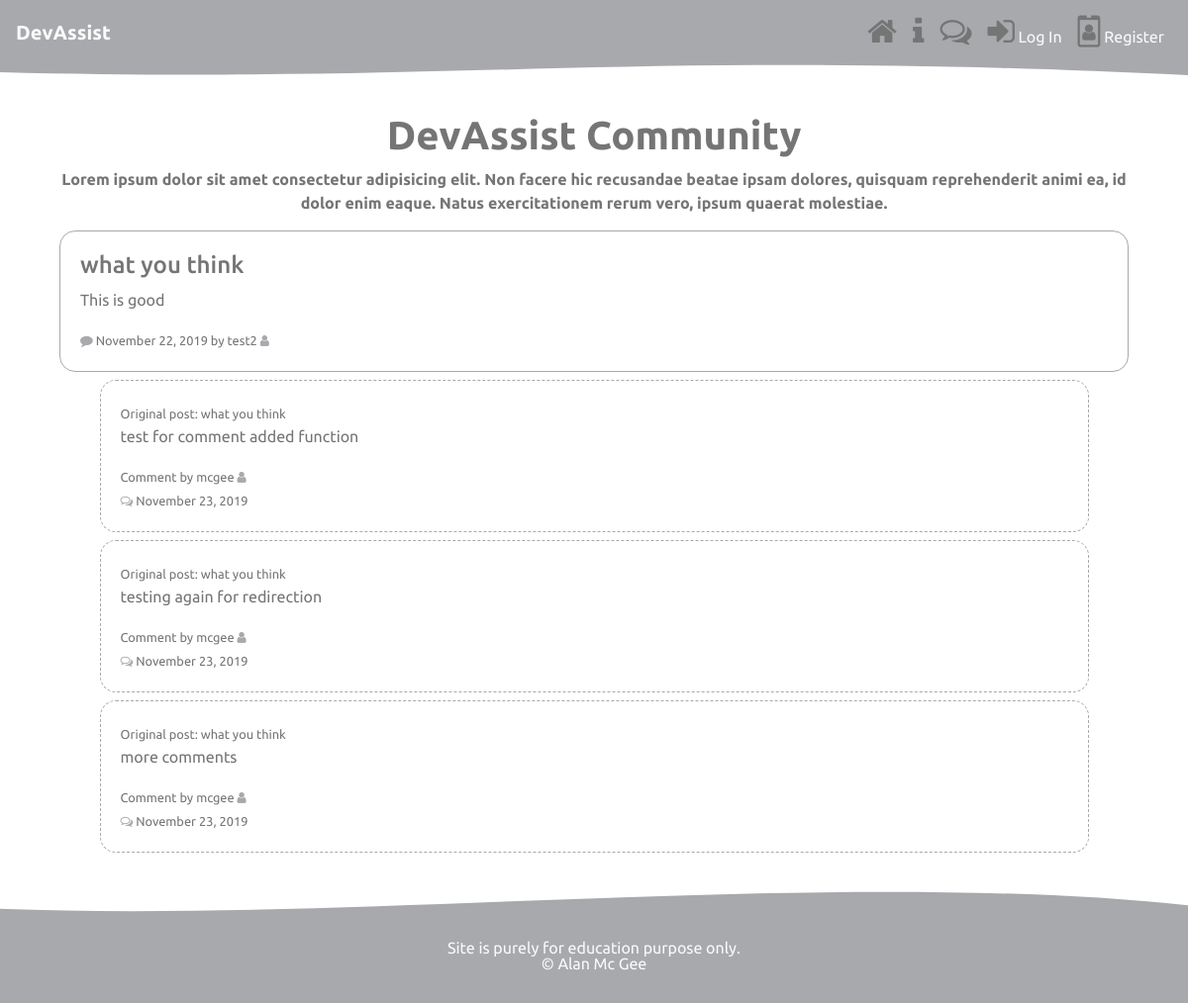
Page /community/query/16/ on the earlier database version.
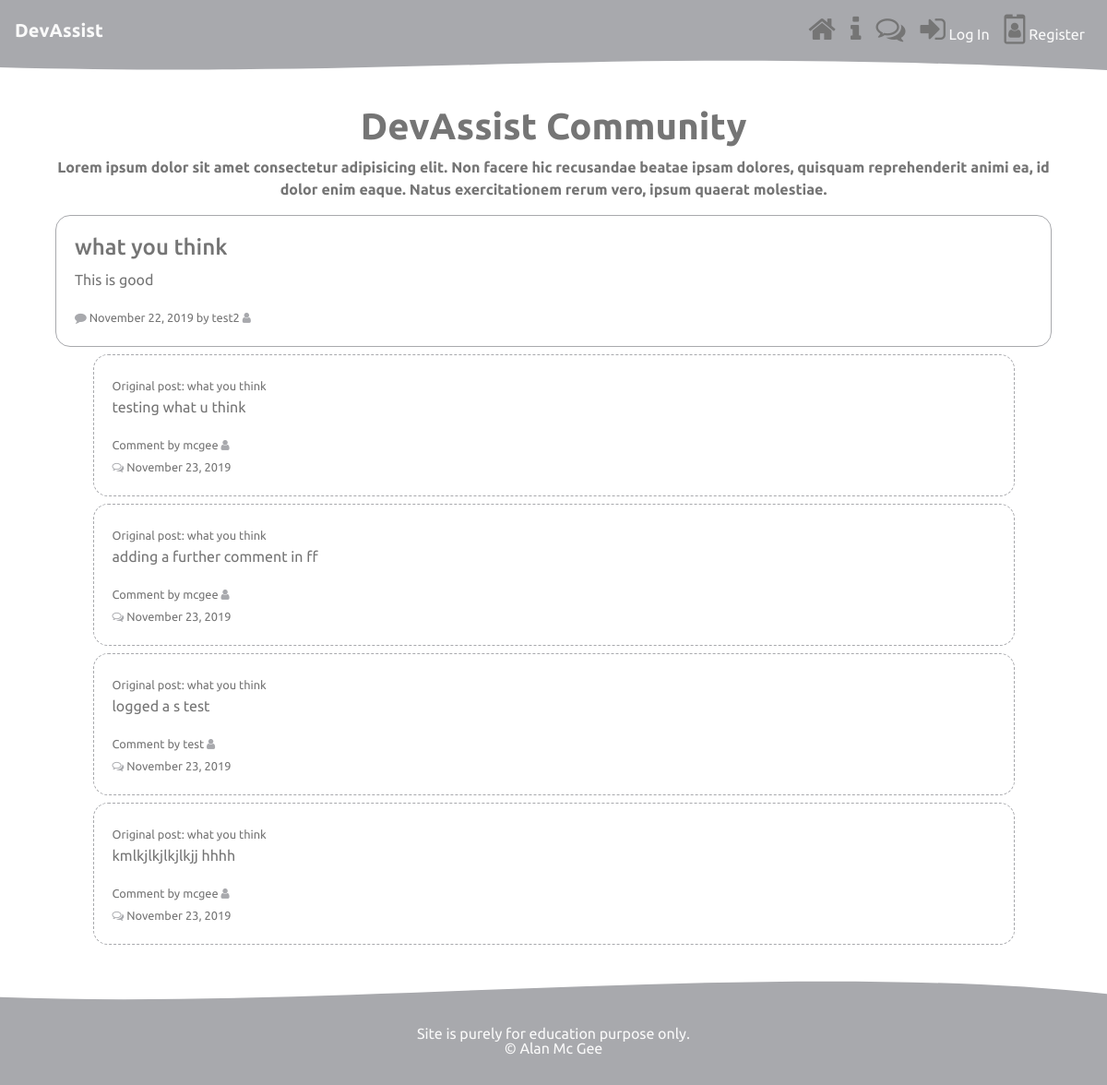
Same page on the later database version.
### forum/models.py (models this page shows, shortened)
class Post(models.Model):
    title = models.CharField(max_length=100)
    content = models.TextField()
    date_posted = models.DateTimeField(default=timezone.now)
    author = models.ForeignKey(User, null=True, on_delete=models.CASCADE) # cascade -  when user is deleted remove all posts
    class Meta:
        ordering = ("-date_posted", )
    def __str__(self):
        return self.title # will return the title in the shell view

class Comment(models.Model):
    title = models.CharField(max_length=100, default=1)
    content = models.TextField(max_length=1500, null=True)
    date_posted = models.DateTimeField(default=timezone.now)
    query = models.ForeignKey(Post, null=True, on_delete=models.CASCADE)
    comment_by = models.ForeignKey(User, on_delete=models.CASCADE)
    comment_date = models.DateTimeField(auto_now_add=True)

### forum/views.py (the view, shortened to what this page needs)
# urls.py: path('query/<int:pk>/', views.query_detail, name='post-detail'),
def query_detail(request, pk):
    query_detail = get_object_or_404(Post, pk=pk)
    user = request.user
    comment_form = CommentForm()
    comments = Comment.objects.filter(query_id = pk )
    context = {
        "post": query_detail,
        "comments":comments,
        "form": comment_form
    }
    return render(request, "forum/post_detail.html", context)

### forum/templates/forum/post_detail.html (shortened to what this page needs)
{% extends "base.html" %}
{% load crispy_forms_tags %}
{% block content %}
{% include 'forum/includes/intro.html' %}
<div class="container">
  <div class="col mb-2">
    <div class="card query-card">
      <div class="card-body query">
        <h4><a class="article-title" href="{% url 'post-detail' post.pk %}">{{ post.title }}</a></h4>
        <p>{{ post.content }}</p>
        <small><i class="fa fa-comment" aria-hidden="true"></i>
          {{ post.date_posted|date:"F d, Y" }} by {{ post.author}} <i class="fa fa-user" aria-hidden="true"></i>
        </small>
      </div>
    </div>
  </div>
</div>
<div class="container">
  {% for comment in comments %}
  <div class="row">
    <div class="col mb-2">
      <div class="card comment-card">
        <div class="card-body comment">
          <small> Original post:  {{comment.query}}</small>
          <p>{{ comment.content  }}</p>
          <small>Comment by {{ comment.comment_by }} <i class="fa fa-user" aria-hidden="true"></i> <br><i
              class="fa fa-comments-o" aria-hidden="true"></i>
            {{ comment.comment_date|date:"F d, Y" }}
          </small>
        </div>
      </div>
    </div>
  </div>
  {% endfor %}
</div>
{% endblock content %}

### templates/base.html (shortened to what this page needs)
{% load static from staticfiles %}
<!DOCTYPE html>
<html>
<head>
    <link rel="stylesheet" href="https://maxcdn.bootstrapcdn.com/bootstrap/4.1.3/css/bootstrap.min.css">
    <link href="https://stackpath.bootstrapcdn.com/font-awesome/4.7.0/css/font-awesome.min.css" rel="stylesheet"
>
    <link rel="stylesheet" href="{% static 'css/main.css' %}">
</head>
<body>
    <header>
        <nav class="navbar navbar-expand-lg navbar-light bg-light">
            <a class="navbar-brand" href="/"><strong>DevAssist</strong></a>
            <div class="collapse navbar-collapse" id="navbarNavAltMarkup">
                <div class="navbar-nav ml-auto ">
                    {% if user.is_authenticated %}
                    <a class="nav-item nav-link " href="{% url 'home' %}" title="Home"><i class="fa fa-home fa-2x" aria-hidden="true"></i>  </a>
                    <a class="nav-item nav-link " href="{% url 'about' %}" title="About"><i class="fa fa-info fa-2x" aria-hidden="true"></i> </a>
                    <a class="nav-item nav-link " href="{% url 'posts' %}" title="Community"><i class="fa fa-comments-o fa-2x" aria-hidden="true"></i> </a>
                    <a class="nav-item nav-link " href="{% url 'logout' %}" title="Log Out"><i class="fa fa-sign-out fa-2x" aria-hidden="true"></i>Logout</a>
                    {% else %}
                    <a class="nav-item nav-link " href="{% url 'home' %}" title="Home"><i class="fa fa-home fa-2x" aria-hidden="true"></i>  </a>
                    <a class="nav-item nav-link " href="{% url 'about' %}" title="About"><i class="fa fa-info fa-2x" aria-hidden="true"></i>  </a>
                    <a class="nav-item nav-link " href="{% url 'posts' %}" title="Community"><i class="fa fa-comments-o fa-2x" aria-hidden="true"></i> </a>
                    <a class="nav-item nav-link " href="{% url 'login' %}" title="Log In"><i class="fa fa-sign-in fa-2x" aria-hidden="true"></i> Log In </a>
                    <a class="nav-item nav-link " href="{% url 'register' %}" title="Register"><i class="fa fa-id-badge fa-2x" aria-hidden="true"></i> Register</a>
                    {% endif %}
                </div>
            </div>
                </nav>
        <div style="height: 3rem; overflow: hidden;"><svg viewBox="0 0 500 150" preserveAspectRatio="none"
            style="height: 100%; width: 100%;">
            <path d="M-0.28,24.97 C194.41,62.47 271.49,-50.00 500.84,34.83 L500.00,0.00 L0.00,0.00 Z"
                style="stroke: none; fill: #a8a9ad"></path>
        </svg></div>
            </header>
    <main>
            {% block content %}{% endblock %}
            </main>
            <div style="height: 4rem; overflow: hidden;">
                <svg viewBox="0 0 500 150" preserveAspectRatio="none" style="height: 100%; width: 100%;">
                    <path d="M-2.55,113.77 C150.00,150.00 352.99,14.10 502.54,107.85 L500.00,150.00 L0.00,150.00 Z"
                        style="stroke: none; fill: #a8a9ad"></path>
                </svg>
            </div>
            <footer>
                <div class="footer">
                    <p>Site is purely for education purpose only. <br> &copy; Alan Mc Gee</p>
                </div>
            </footer>
</body>
</html>

### forum/templates/forum/includes/intro.html
<div class="row no-gutters">
    <div class="col-12">
        <div class="jumbotron-fluid">
            <div class="container">
                <h1> <strong>DevAssist Community</strong></h1>
                <p>Lorem ipsum dolor sit amet consectetur adipisicing elit. Non facere hic recusandae beatae ipsam dolores, quisquam reprehenderit animi ea,
                    id dolor enim eaque. Natus exercitationem rerum vero, ipsum quaerat molestiae.</p>
            </div>
        </div>
    </div>
</div>

### static/css/main.css (style rules this page uses)
body { font-family: 'Ubuntu', sans-serif; color: #757575; }
.bg-light { background-color: #a8a9ad!important; }
.navbar-light .navbar-brand { color: #fafafa; }
.nav-item { color: #fafafa!important; }
.jumbotron-fluid { font-weight: bold; background-color: white; text-align: center; }
.card { border: none; text-align: center; }
.fa { color: #a8a9ad; }
.fa-2x { color: #757575; }
.query { text-align: left; }
.article-title { color: #757575; }
.query-card { border-style: solid; border-color: #a8a9ad; border-radius: 1rem; border-width: thin; }
.comment { text-align: left; }
.comment-card { border-style: dashed; border-color: #a8a9ad; border-radius: 1rem; border-width: thin; width: 90%; margin: auto; }
.footer { line-height: 1rem; font-size: 1rem; text-align: center; background-color: #a8a9ad; padding: 1rem; color: #fafafa; }

Differences in the rows shown:
removed Comment: query "what you think", content "test for comment added function", comment_by "mcgee", comment_date "November 23, 2019"
removed Comment: query "what you think", content "testing again for redirection", comment_by "mcgee", comment_date "November 23, 2019"
removed Comment: query "what you think", content "more comments", comment_by "mcgee", comment_date "November 23, 2019"
added Comment: query "what you think", content "testing what u think", comment_by "mcgee", comment_date "November 23, 2019"
added Comment: query "what you think", content "adding a further comment in ff", comment_by "mcgee", comment_date "November 23, 2019"
added Comment: query "what you think", content "logged a s test", comment_by "test", comment_date "November 23, 2019"
added Comment: query "what you think", content "kmlkjlkjlkjlkjj hhhh", comment_by "mcgee", comment_date "November 23, 2019"
